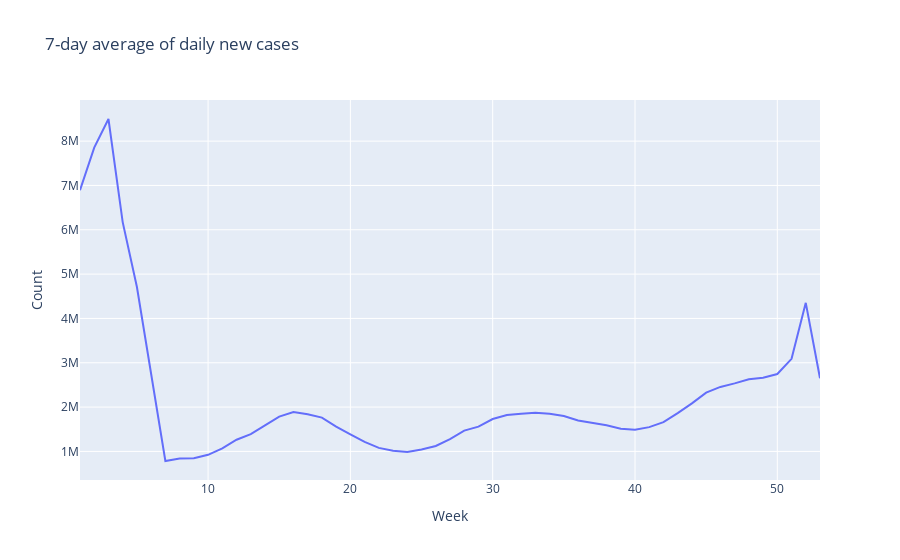

Write notebook code for a chart like this one.
### Code cell
fig = px.line(x=full__["Week_Number"], y=full__["new_cases"], title = "7-day average of daily new cases",
             labels=dict(x="Week", y="Count"))
fig.show()

### Figure 1 — Plotly figure (JSON) as saved in the notebook; plotly's stock layout.template omitted (floating-point values rounded to 4 significant figures)
{"data": [{"hovertemplate": "Week=%{x}<br>Count=%{y}<extra></extra>", "legendgroup": "", "line": {"color": "#636efa", "dash": "solid"}, "marker": {"symbol": "circle"}, "mode": "lines", "name": "", "orientation": "v", "showlegend": false, "type": "scatter", "x": [1, 2, 3, 4, 5, 6, 7, 8, 9, 10, 11, 12, 13, 14, 15, 16, 17, 18, 19, 20, 21, 22, 23, 24, 25, 26, 27, 28, 29, 30, 31, 32, 33, 34, 35, 36, 37, 38, 39, 40, 41, 42, 43, 44, 45, 46, 47, 48, 49, 50, 51, 52, 53], "xaxis": "x", "y": [6891000.0, 7855000.0, 8499000.0, 6173000.0, 4709000.0, 2708000.0, 783800.0, 839200.0, 844300.0, 922800.0, 1070000.0, 1263000.0, 1391000.0, 1588000.0, 1784000.0, 1890000.0, 1839422, 1763000.0, 1559079, 1386000.0, 1214000.0, 1080000.0, 1014000.0, 985500.0, 1042000.0, 1122000.0, 1279000.0, 1468000.0, 1558000.0, 1731000.0, 1819000.0, 1850000.0, 1872000.0, 1852000.0, 1798000.0, 1696000.0, 1635000.0, 1591000.0, 1512000.0, 1491000.0, 1548000.0, 1660000.0, 1865000.0, 2083000.0, 2325389, 2455000.0, 2534000.0, 2628000.0, 2661000.0, 2746000.0, 3089000.0, 4352000.0, 2651000.0], "yaxis": "y"}], "layout": {"legend": {"tracegroupgap": 0}, "title": {"text": "7-day average of daily new cases"}, "xaxis": {"anchor": "y", "domain": [0, 1], "title": {"text": "Week"}}, "yaxis": {"anchor": "x", "domain": [0, 1], "title": {"text": "Count"}}}}
